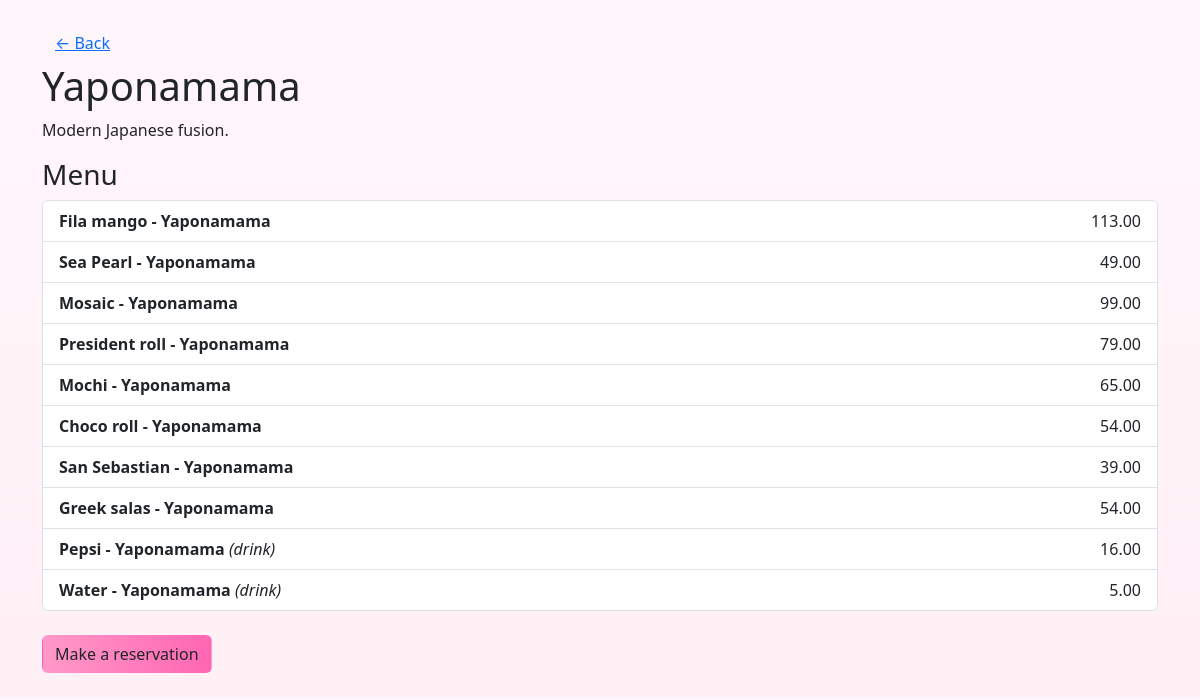
/bookeat/restaurants/1/, run on the app's committed database.
### bookeat/models.py (models this page shows, shortened)
class Restaurant(models.Model):
    name = models.CharField(max_length=200)
    address = models.CharField(max_length=300, blank=True)
    description = models.TextField(blank=True)

class Meal(models.Model):
    restaurant = models.ForeignKey(Restaurant, on_delete=models.CASCADE, related_name='meals')
    name = models.CharField(max_length=200)
    is_drink = models.BooleanField(default=False)
    price = models.DecimalField(max_digits=6, decimal_places=2, default=0.0)

### bookeat/views.py (the view)
# urls.py: path('restaurants/<int:pk>/', views.restaurant_detail, name='restaurant_detail'),
def restaurant_detail(request, pk):
    restaurant = get_object_or_404(Restaurant, pk=pk)
    meals = restaurant.meals.all()[:10]
    return render(request, 'bookeat/restaurant_detail.html', {'restaurant': restaurant, 'meals': meals})

### bookeat/templates/bookeat/restaurant_detail.html
{% load static %}
<!doctype html><html><head><meta charset="utf-8"><title>{{ restaurant.name }} - Menu</title>
<link rel="stylesheet" href="{% static 'bookeat/css/style.css' %}">
<link href="https://cdn.jsdelivr.net/npm/bootstrap@5.3.2/dist/css/bootstrap.min.css" rel="stylesheet">
</head><body>
<div class="container py-4">
  <a href="{% url 'home' %}" class="btn btn-link">&larr; Back</a>
  <h1>{{ restaurant.name }}</h1>
  <p>{{ restaurant.description }}</p>
  <h3>Menu</h3>
  <div class="list-group">
    {% for m in meals %}
    <div class="list-group-item d-flex justify-content-between align-items-center">
      <div><strong>{{ m.name }}</strong> {% if m.is_drink %}<em>(drink)</em>{% endif %}</div>
      <div><span>{{ m.price }}</span></div>
    </div>
    {% endfor %}
  </div>
  <a href="{% url 'bookeat:reservation_create' %}" class="btn btn-pink mt-4">Make a reservation</a>
</div></body></html>

### bookeat/static/bookeat/css/style.css (style rules this page uses)
body { background: linear-gradient(180deg, #fff6fb 0%, #fff0f6 100%); color: #333; }
.btn-pink { background: linear-gradient(90deg,#ff99c8,#ff66b3); color: white; border: none; padding: 8px 14px; border-radius: 8px; }

### data on the page
Restaurant: name "Yaponamama", description "Modern Japanese fusion."
Meal: name "Fila mango - Yaponamama", price "113.00"
Meal: name "Sea Pearl - Yaponamama", price "49.00"
Meal: name "Mosaic - Yaponamama", price "99.00"
Meal: name "President roll - Yaponamama", price "79.00"
Meal: name "Mochi - Yaponamama", price "65.00"
Meal: name "Choco roll - Yaponamama", price "54.00"
Meal: name "San Sebastian - Yaponamama", price "39.00"
Meal: name "Greek salas - Yaponamama", price "54.00"
Meal: name "Pepsi - Yaponamama", is_drink "(drink)", price "16.00"
Meal: name "Water - Yaponamama", is_drink "(drink)", price "5.00"
